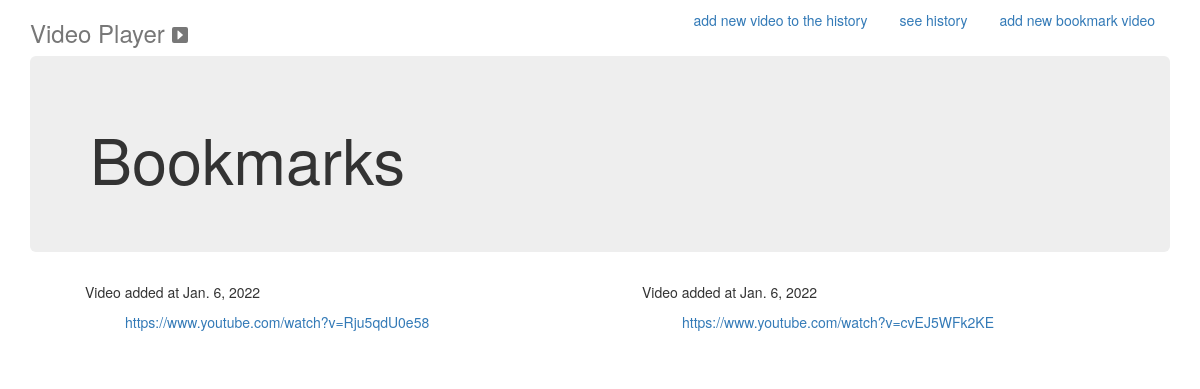
Before: /bookMarks/ with the older database file.
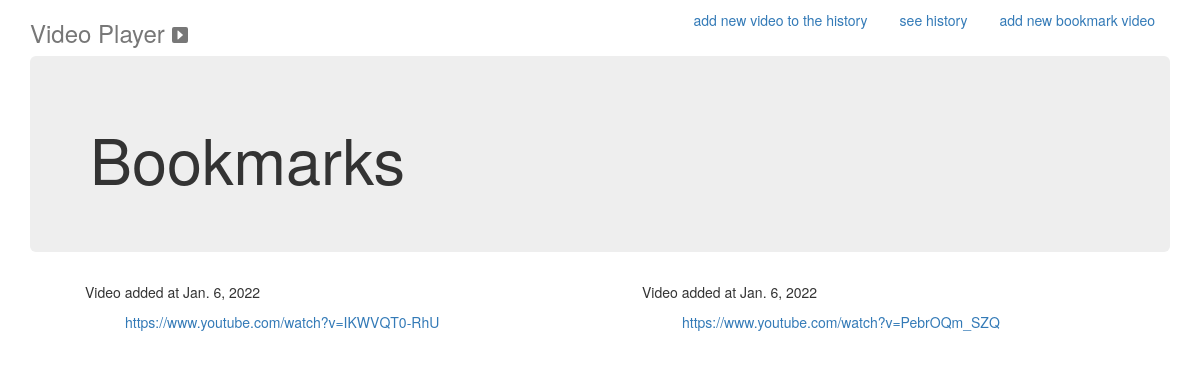
After: the same page with the newer database file.
### videoPlayer/models.py (models this page shows, shortened)
class UrlBookmarked(models.Model):
    id_url = models.UUIDField(primary_key=True, default=uuid4, editable=False)
    url = models.CharField(max_length=100)
    add_at = models.DateField(auto_now_add=True)

### videoPlayer/views.py (the view)
# urls.py: path('bookMarks/', views.bookMarks, name='bookMarks'),
def bookMarks(request):
    entries = UrlBookmarked.objects.order_by('add_at')
    context = {'entriesBookmark': entries}
    return render(request, 'bookMarks.html', context)

### videoPlayer/templates/bookMarks.html (shortened to what this page needs)
{% load static %}
<!DOCTYPE html>
<html lang="en">
<head>
    <link href="{% static 'bootstrap.min.css' %}" rel="stylesheet">
</head>
<body>
  <div class="container">
    <div class="header clearfix">
      <nav>
        <ul class="nav nav-pills pull-right">
          <li role="presentation"><a href="{% url 'addEntry' %}">add new video to the history</a></li>
          <li role="presentation"><a href="{% url 'history' %}">see history</a></li>
          <li role="presentation"><a href="{% url 'addBookmark' %}">add new bookmark video</a></li>
        </ul>
      </nav>
      <h3 class="text-muted">Video Player
      <svg xmlns="http://www.w3.org/2000/svg" width="16" height="16" fill="currentColor" class="bi bi-caret-right-square-fill" viewBox="0 0 16 16">
        <path d="M0 2a2 2 0 0 1 2-2h12a2 2 0 0 1 2 2v12a2 2 0 0 1-2 2H2a2 2 0 0 1-2-2V2zm5.5 10a.5.5 0 0 0 .832.374l4.5-4a.5.5 0 0 0 0-.748l-4.5-4A.5.5 0 0 0 5.5 4v8z"/>
      </svg>
      </h3>
    </div>
    <div class="jumbotron">
      <h1>Bookmarks</h1>
    </div>
    <div class="container">
      <ul class="two">
        {% for entry in entriesBookmark %}
          <div>
            <p>Video added at {{ entry.add_at }}</p>
          </div>
          <ul>
            <a href="{{ entry.url }}" target="_blank"> {{ entry.url }} </a> </ul>
          <br>
        {% endfor %}
      </ul>
    </div>
  </div>
</body>
</html>

Changed rows visible on the page:
removed UrlBookmarked: add_at "Jan. 6, 2022", url "https://www.youtube.com/watch?v=Rju5qdU0e58"
removed UrlBookmarked: add_at "Jan. 6, 2022", url "https://www.youtube.com/watch?v=cvEJ5WFk2KE"
added UrlBookmarked: add_at "Jan. 6, 2022", url "https://www.youtube.com/watch?v=IKWVQT0-RhU"
added UrlBookmarked: add_at "Jan. 6, 2022", url "https://www.youtube.com/watch?v=PebrOQm_SZQ"
